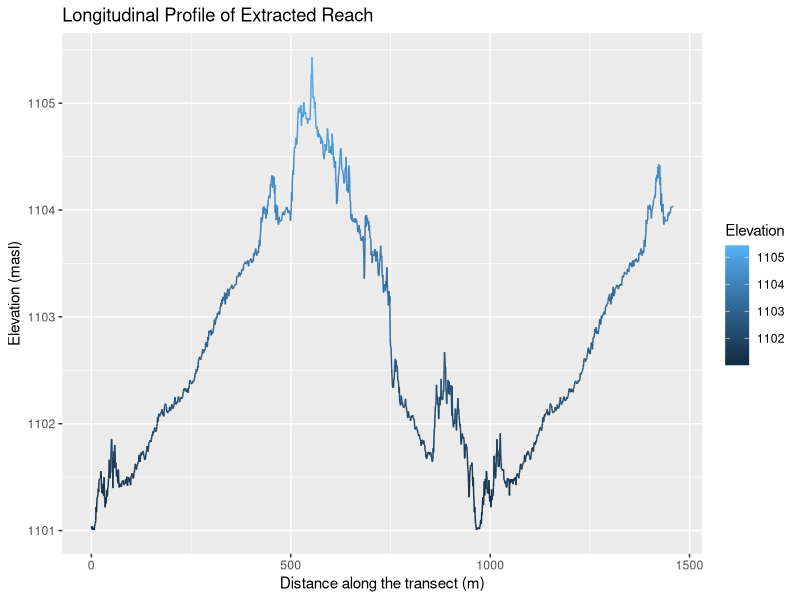
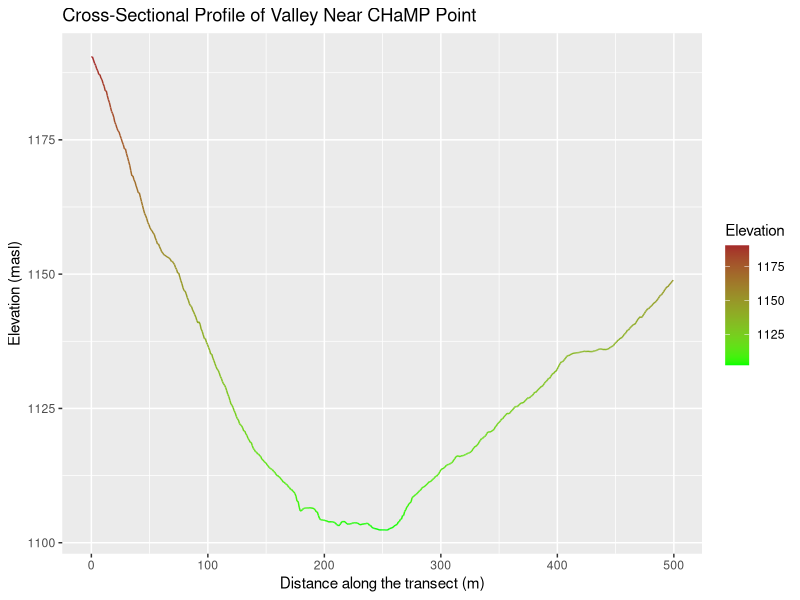
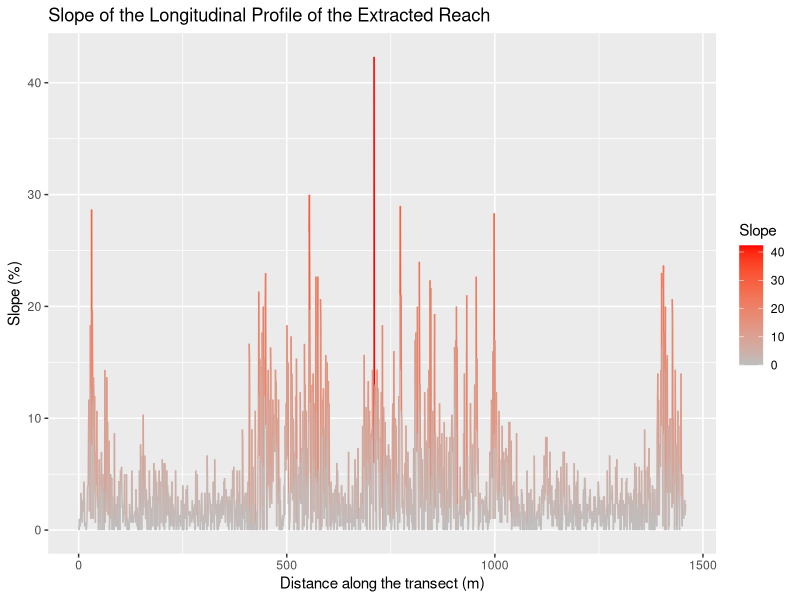
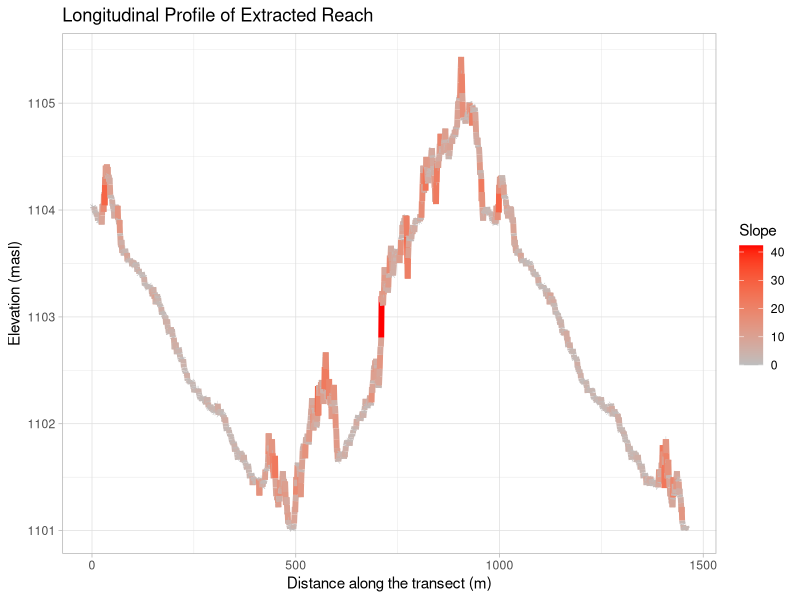
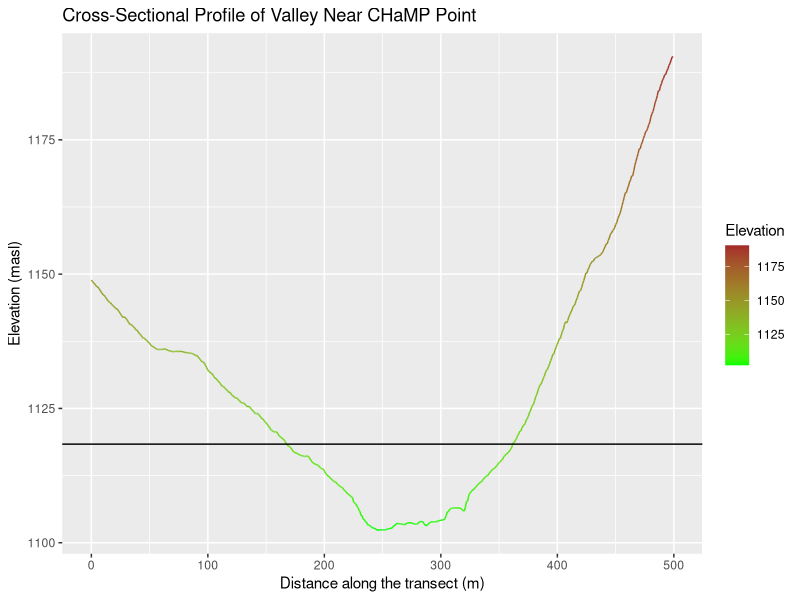
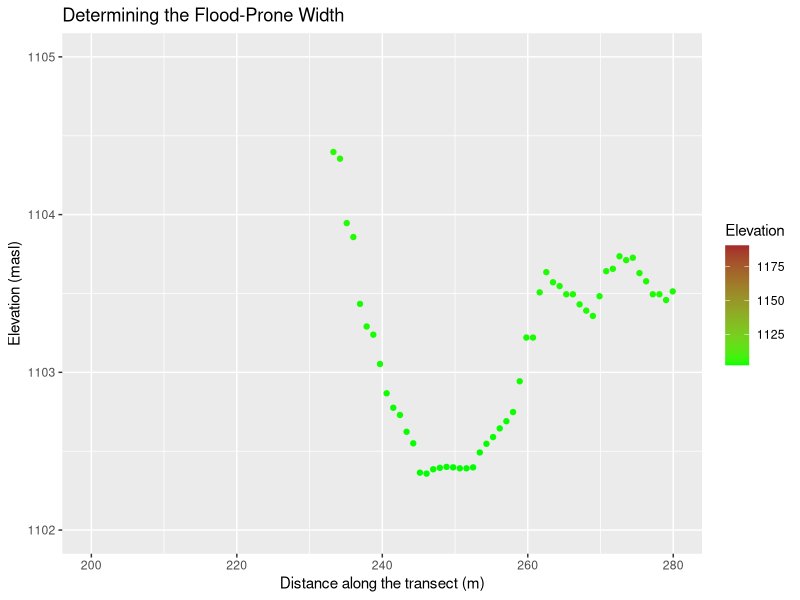

Here is the R script that generated these plots, in order:
## ---- chunk 1
# The purpose of this chunk is to load the necessary packages.
require(ggplot2) #This package is for data visualization.
require(dplyr) #This package allows users to run sequential commands to manipulate and process your data.
## ---- chunk 2
# The purpose of this chunk is to load the necessary data, and is designed to input text files created by the r.profile tool in GRASS
CrossProf <- read.csv("../../data/derived/public/crossprof.txt", header=FALSE, sep = " ", col.names=c("Junk","Distance","Elevation"))[c(2,3)]
LongProf <- read.csv("../../data/derived/public/longprof.txt", header=FALSE, sep = " ", col.names=c("Junk","Distance","Elevation"))[c(2,3)]
## ---- chunk 3
# The purpose of this chunk is to visualize our datasets using the ggplot2 package.This chunk is set up so that your variables do not need to be specified and the chunk can just be run.

ggplot(LongProf) + # This sets the variable (data frame) we will be plotting.
       aes(x = Distance, y = Elevation, color = Elevation) + # This provides the axes designations and how to color the data.
       geom_line() + # This tells ggplot2 to make a line graph. geom_line could be changed to geom_point without issue.
       labs(x = "Distance along the transect (m)", y = "Elevation (masl)", title = "Longitudinal Profile of Extracted Reach")
# This sets the axes labels and title of the plot.

ggplot(CrossProf) +
       aes(x = Distance, y = Elevation, color = Elevation) +
       geom_line() +
       scale_color_gradient(low = "green", high = "brown") + # This establishes a color gradient between green and brown to color the data.
       labs(x = "Distance along the transect (m)", y = "Elevation (masl)", title = "Cross-Sectional Profile of Valley Near CHaMP Point")
## ---- chunk 4
#run this codeblock if the Cross-sectional profile looked backwards, then rerun the graphing codeblock above
maxd <- max(CrossProf$Distance, na.rm=TRUE) #finds maximum distance
CrossProf$Distance <- maxd-CrossProf$Distance  #inverts distance axis by subtracting distances from max

## ---- chunk 5
#run this codeblock if the Longitudinal profile looked backwards, then rerun the graphing codeblock above
maxd <- max(LongProf$Distance, na.rm=TRUE) #finds maximum distance
LongProf$Distance <- maxd-LongProf$Distance  #inverts distance axis by subtracting distances from max
## ---- chunk 6
# The purpose of this chunk is to compute the slope of the longitudinal profile (between points) and the average slope 
LongProf <- LongProf %>% # The "%>%" is called "piping" and it essentially allows us to take the output of a function and sequentially feed it to the next argument. This is very useful for subsetting and tacking on new columns with output data!
  #group_by(Attempt) %>% # Here we are subsetting the data based on the attempt number (1-3). 
  mutate(Slope = (abs(((Elevation - lag(Elevation))/(Distance - lag(Distance))*100)))) # Create a column for slope (Change in Vertical Position/Change in Horizontal Position) with absolute values that is relative to the Attempt
         
ggplot(LongProf) +
       aes(x = Distance, y = Slope, color = Slope) +
       geom_line() +
       scale_color_gradient(low = "gray", high = "red") +
       labs(x = "Distance along the transect (m)", y = "Slope (%)", title = "Slope of the Longitudinal Profile of the Extracted Reach")

ggplot(LongProf) +
       aes(x = Distance, y = Elevation, color = Slope) +
       geom_line(size = 2) + # The "size" argument allows us to increase or decrease our point size.
       scale_color_gradient(low = "gray", high = "red") +
       theme_light() +
       labs(x = "Distance along the transect (m)", y = "Elevation (masl)", title = "Longitudinal Profile of Extracted Reach")
## ---- chunk 7
#The purpose of this chunk is to process our data for entry into the Rosgen Stream Classification scheme. This chunk can be run now, or it can be run during the Classification handout. The chunk reports the mean slope and gives you the necessary tools to determine the flood-prone area of the stream to calculate the entrenchment ratio.
LongProf %>%
  #group_by(Attempt) %>% 
  summarize(Slope = mean(Slope, na.rm = TRUE)) #This calculates the mean slope, based on the Attempt.

# Now we want to figure out the width of the flood-prone area.
DpthBf_Max <- 8 # Insert the maximum bankfull depth from your point/reach of interest here, replacing the 8 left of the hash #

CrossProf[which.min(CrossProf$Elevation),] # This finds the minimum elevation, which should correspond to the lowest elevation in the stream channel, and reports the entire row. That part is essential! Double check the reported value with one of the plots you have made before to verify.
StreamElev <- min(CrossProf$Elevation) # This stores the minimum elevation that you found in the previous step.
MaxBFx2 <- 2 * (DpthBf_Max) # twice the maximum bankfull depth.
MaxBFx2Elev <- StreamElev + MaxBFx2 # This adds the elevation of the bottom of the stream to twice the bankfull depth, allowing you to get the elevation (above mean sea level) of that variable.

ggplot(CrossProf) +
       aes(x = Distance, y = Elevation, color = Elevation) +
       geom_line() +
       geom_hline(yintercept = MaxBFx2Elev) + # This adds a horizontal line at a prescribed location. In this case, we are drawing a line at twice the maximum bankfull depth.
       scale_color_gradient(low = "green", high = "brown") +
       labs(x = "Distance along the transect (m)", y = "Elevation (masl)", title = "Cross-Sectional Profile of Valley Near CHaMP Point")

ggplot(CrossProf) +
       aes(x = Distance, y = Elevation, color = Elevation) +
       geom_point() + # Point chosen here to allow easier determining of the width (points are horizontally spaced by 1 meter)
       geom_hline(yintercept = MaxBFx2Elev) +
       xlim(200,280) + # Sets the x-axis limits. Adjust this value as you zoom in to the correct area.
       ylim(1102,1105) + # Sets the y-axis limits. Adjust this value as you zoom in to the correct area.
       scale_color_gradient(low = "green", high = "brown") +
       labs(x = "Distance along the transect (m)", y = "Elevation (masl)", title = "Determining the Flood-Prone Width")

#Use the last plot, points, and horizontal line to get an approximate distance of the flood-prone area. Keep for your notes and to include in your classification and report.
